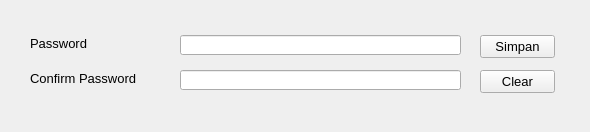
<?xml version="1.0" encoding="UTF-8"?>
<ui version="4.0">
 <class>Form</class>
 <widget class="QWidget" name="Form">
  <property name="windowModality">
   <enum>Qt::ApplicationModal</enum>
  </property>
  <property name="geometry">
   <rect>
    <x>0</x>
    <y>0</y>
    <width>590</width>
    <height>132</height>
   </rect>
  </property>
  <property name="sizePolicy">
   <sizepolicy hsizetype="Expanding" vsizetype="Expanding">
    <horstretch>0</horstretch>
    <verstretch>0</verstretch>
   </sizepolicy>
  </property>
  <property name="windowTitle">
   <string>Form</string>
  </property>
  <widget class="QLabel" name="label_2">
   <property name="geometry">
    <rect>
     <x>30</x>
     <y>35</y>
     <width>131</width>
     <height>16</height>
    </rect>
   </property>
   <property name="font">
    <font>
     <pointsize>10</pointsize>
    </font>
   </property>
   <property name="text">
    <string>Password</string>
   </property>
  </widget>
  <widget class="QPushButton" name="btnSave">
   <property name="geometry">
    <rect>
     <x>480</x>
     <y>35</y>
     <width>75</width>
     <height>23</height>
    </rect>
   </property>
   <property name="font">
    <font>
     <pointsize>10</pointsize>
    </font>
   </property>
   <property name="text">
    <string>Simpan</string>
   </property>
  </widget>
  <widget class="QLineEdit" name="edPassword">
   <property name="geometry">
    <rect>
     <x>180</x>
     <y>35</y>
     <width>281</width>
     <height>20</height>
    </rect>
   </property>
   <property name="font">
    <font>
     <pointsize>10</pointsize>
    </font>
   </property>
   <property name="echoMode">
    <enum>QLineEdit::Password</enum>
   </property>
  </widget>
  <widget class="QPushButton" name="btnClear">
   <property name="geometry">
    <rect>
     <x>480</x>
     <y>70</y>
     <width>75</width>
     <height>23</height>
    </rect>
   </property>
   <property name="font">
    <font>
     <pointsize>10</pointsize>
    </font>
   </property>
   <property name="text">
    <string>Clear</string>
   </property>
  </widget>
  <widget class="QLabel" name="label_3">
   <property name="geometry">
    <rect>
     <x>30</x>
     <y>70</y>
     <width>131</width>
     <height>16</height>
    </rect>
   </property>
   <property name="font">
    <font>
     <pointsize>10</pointsize>
    </font>
   </property>
   <property name="text">
    <string>Confirm Password</string>
   </property>
  </widget>
  <widget class="QLineEdit" name="edConfirmPassword">
   <property name="geometry">
    <rect>
     <x>180</x>
     <y>70</y>
     <width>281</width>
     <height>20</height>
    </rect>
   </property>
   <property name="font">
    <font>
     <pointsize>10</pointsize>
    </font>
   </property>
   <property name="echoMode">
    <enum>QLineEdit::Password</enum>
   </property>
  </widget>
 </widget>
 <tabstops>
  <tabstop>edPassword</tabstop>
  <tabstop>btnSave</tabstop>
  <tabstop>btnClear</tabstop>
 </tabstops>
 <resources/>
 <connections/>
</ui>
